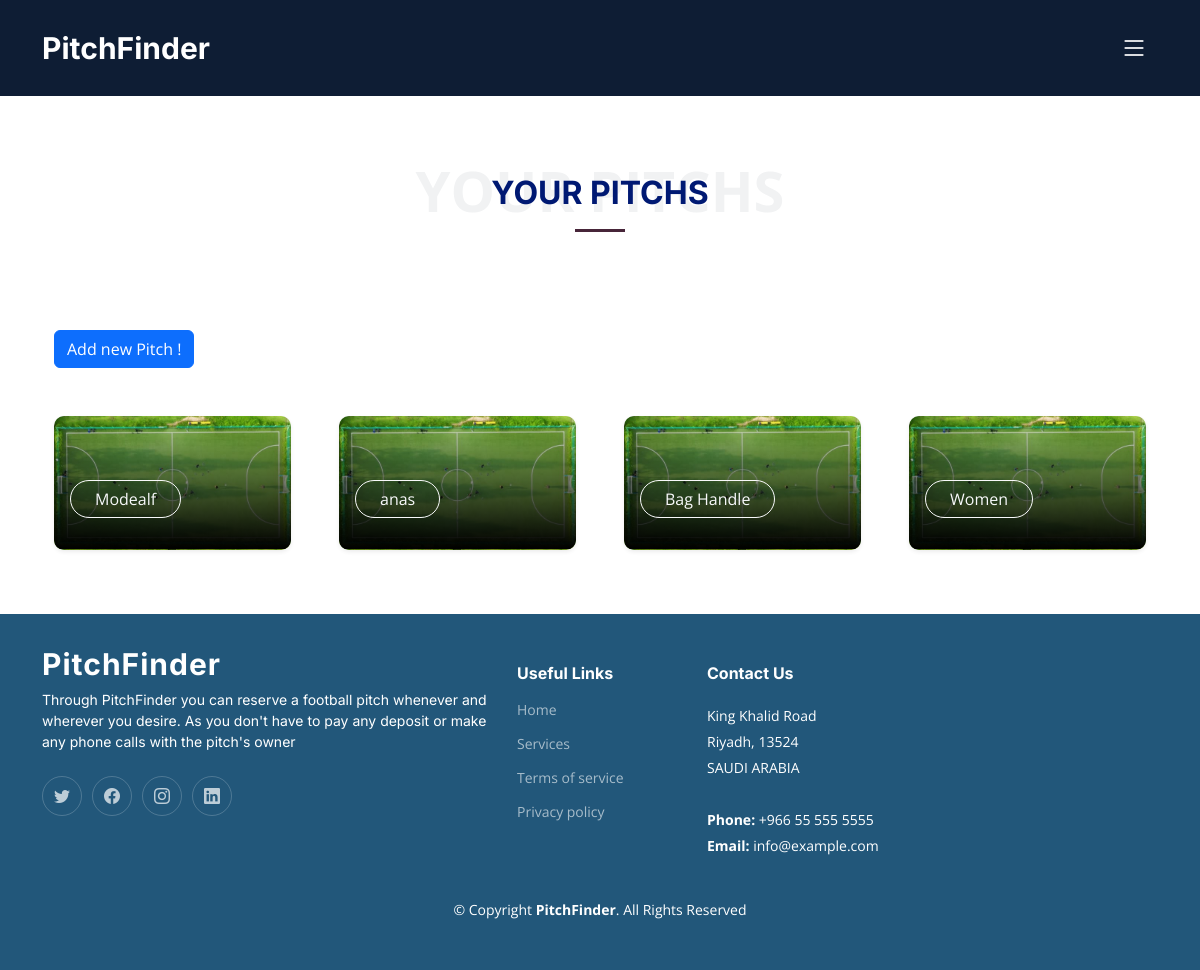
Page /pages/pitch.php (signed in) on the committed database.
### tables this page shows
CREATE TABLE `stadium` (
  `id` int(11) NOT NULL,
  `name` varchar(255) NOT NULL,
  `descreption` varchar(255) NOT NULL,
  `location` varchar(255) NOT NULL,
  `username` varchar(255) NOT NULL
);

### pages/pitch.php (the view, shortened to what this page needs)
<?php
if (isset($_SESSION['login']) == 'done') {
  $username = $_SESSION['email'];
}
$link = mysqli_connect(DBHOST, UNAME, UPWD, DBNAME);
?>
<!DOCTYPE html>
<html lang="en">
<head>
  <link href="../assets/vendor/bootstrap/css/bootstrap.min.css" rel="stylesheet">
  <link href="../assets/vendor/bootstrap-icons/bootstrap-icons.css" rel="stylesheet">
  <link href="../assets/vendor/fontawesome-free/css/all.min.css" rel="stylesheet">
  <link href="../assets/vendor/glightbox/css/glightbox.min.css" rel="stylesheet">
  <link href="../assets/vendor/swiper/swiper-bundle.min.css" rel="stylesheet">
  <link href="../assets/vendor/aos/aos.css" rel="stylesheet">
  <link href="../assets/css/main.css" rel="stylesheet">
  <link href="../assets/css/roro.css" rel="stylesheet">
</head>
<body>
  <header id="header" class="header d-flex align-items-center fixed-top header-cstm">
    <div class="container-fluid container-xl d-flex align-items-center justify-content-between">
      <a href=" ../index.php" class="logo d-flex align-items-center">
        <h1>PitchFinder</h1>
      </a>
      <i class="mobile-nav-toggle mobile-nav-show bi bi-list"></i>
    </div>
  </header>
  <main id="main">
    <div class="container my-5">
      <div class="container">
        <div class="section-header">
          <h2>Your pitchs</h2>
        </div>
        <div class="row justify-content-center">
          <div class="col-lg-12 my-5">
            <button data-bs-toggle="modal" data-bs-target="#new" class="btn btn-primary">Add new Pitch !</button>
          </div>
          <div class="col-lg-12">
            <div class="accordion accordion-flush" id="faqlist">
              <div class="row gx-5 gx-sm-3 gx-lg-5 gy-lg-5 gy-3 pb-3 projects">
                <?php
                $query = "SELECT * FROM stadium WHERE username = '$username' ";
                $result = mysqli_query($link, $query);
                while ($row = mysqli_fetch_array($result)) {
                  echo '<div class="col-xl-3 col-md-4 col-sm-6 project ui branding">
                                    <div data-bs-toggle="modal" data-bs-target="#pitch' . $row['id'] . '" class="service-work card border-0 text-white shadow-sm overflow-hidden mx-5 m-sm-0">
                                        <div class="service">
 <img class="card-img " src="../assets/img/new-header.jpg" alt="Card image cap">
                                        </div>
                                        <div class="service-work-vertical card-img-overlay d-flex align-items-end">
 <div class="service-work-content text-left text-light">
 <span class="btn btn-outline-light rounded-pill mb-lg-3 px-lg-4 light-300">' . $row['name'] . ' </span>
 </div>
                                        </div>
                                    </div>
                                </div>';
                }
                ?>
              </div>
            </div>
          </div>
        </div>
      </div>
    </div>
  </main>
  <footer id="footer" class="footer">
    <div class="container">
      <div class="row gy-4">
        <div class="col-lg-5 col-md-12 footer-info">
          <a href=" ../index.php" class="logo d-flex align-items-center">
            <span>PitchFinder</span>
          </a>
          <p>Through PitchFinder you can reserve a football pitch whenever and wherever you desire. As you don't have to pay any deposit or make any phone calls with the pitch's owner</p>
          <div class="social-links d-flex mt-4">
            <a href="#" class="twitter"><i class="bi bi-twitter"></i></a>
            <a href="#" class="facebook"><i class="bi bi-facebook"></i></a>
            <a href="#" class="instagram"><i class="bi bi-instagram"></i></a>
            <a href="#" class="linkedin"><i class="bi bi-linkedin"></i></a>
          </div>
        </div>
        <div class="col-lg-2 col-6 footer-links">
          <h4>Useful Links</h4>
          <ul>
            <li><a href="#">Home</a></li>
            <li><a href="#">Services</a></li>
            <li><a href="#">Terms of service</a></li>
            <li><a href="#">Privacy policy</a></li>
          </ul>
        </div>
        <div class="col-lg-3 col-md-12 footer-contact text-center text-md-start">
          <h4>Contact Us</h4>
          <p>
            King Khalid Road <br>
            Riyadh, 13524<br>
            SAUDI ARABIA <br><br>
            <strong>Phone:</strong> +966 55 555 5555<br>
            <strong>Email:</strong> info@example.com<br>
          </p>
        </div>
      </div>
    </div>
    <div class="container mt-4">
      <div class="copyright">
        &copy; Copyright <strong><span>PitchFinder</span></strong>. All Rights Reserved
      </div>
    </div>
  </footer>
</body>
</html>

### assets/css/main.css (style rules this page uses)
:root { --font-default: "Open Sans", system-ui, -apple-system, "Segoe UI", Roboto, "Helvetica Neue", Arial, "Noto Sans", "Liberation Sans", sans-serif, "Apple Color Emoji", "Segoe UI Emoji", "Segoe UI Symbol", "Noto Color Emoji"; --font-primary: "Inter", sans-serif; --font-secondary: "Poppins", sans-serif; }
:root { --color-default: #0a0d13; --color-primary: #472539; --color-secondary: #22577A; }
:root { scroll-behavior: smooth; }
body { font-family: var(--font-default); color: var(--color-default); }
a { color: var(--color-primary); text-decoration: none; }
h1, h2, h3, h4, h5, h6 { font-family: var(--font-primary); }
.section-header { text-align: center; padding: 30px 0; position: relative; }
.section-header h2 { font-size: 32px; font-weight: 700; text-transform: uppercase; margin-bottom: 20px; padding-bottom: 0; color: #001973; position: relative; z-index: 2; margin-bottom: 20px; padding-bottom: 20px; position: relative; }
.section-header h2:after { content: ""; position: absolute; display: block; width: 50px; height: 3px; background: var(--color-primary); left: 0; right: 0; bottom: 0; margin: auto; }
.header { transition: all 0.5s; z-index: 997; padding: 30px 0; }
.header .logo h1 { font-size: 30px; margin: 0; font-weight: 700; color: #fff; font-family: var(--font-primary); }
@media (max-width: 1279px) { .mobile-nav-show { color: #fff; font-size: 28px; cursor: pointer; line-height: 0; transition: 0.5s; z-index: 9999; margin-right: 10px; } }
.footer { font-size: 14px; background-color: var(--color-secondary); padding: 50px 0; color: white; }
.footer .footer-info .logo { line-height: 0; margin-bottom: 25px; }
.footer .footer-info .logo span { font-size: 30px; font-weight: 700; letter-spacing: 1px; color: #fff; font-family: var(--font-primary); }
.footer .footer-info p { font-size: 14px; font-family: var(--font-primary); }
.footer .social-links a { display: flex; align-items: center; justify-content: center; width: 40px; height: 40px; border-radius: 50%; border: 1px solid rgba(255, 255, 255, 0.2); font-size: 16px; color: rgba(255, 255, 255, 0.7); margin-right: 10px; transition: 0.3s; }
.footer h4 { font-size: 16px; font-weight: bold; position: relative; padding-bottom: 12px; }
.footer .footer-links { margin-bottom: 30px; }
.footer .footer-links ul { list-style: none; padding: 0; margin: 0; }
.footer .footer-links ul li { padding: 10px 0; display: flex; align-items: center; }
.footer .footer-links ul li:first-child { padding-top: 0; }
.footer .footer-links ul a { color: rgba(255, 255, 255, 0.6); transition: 0.3s; display: inline-block; line-height: 1; }
.footer .footer-contact p { line-height: 26px; }
.footer .copyright { text-align: center; }
.header-cstm { position: relative; background-color: #0E1D34; }

### assets/css/roro.css (style rules this page uses)
.service-work.card { border-radius: 10px !important; cursor: pointer; }
.service-work .service-work-vertical { background: rgb(0, 0, 0); background: linear-gradient( 0deg, rgba(0, 0, 0, 1) 0%, rgba(0, 0, 0, 0) 33.33%, rgba(255, 255, 255, 1) 66.66%, rgba(255, 255, 255, 0) 99.99% ); background-size: 300% 300%; background-position: 0% 100%; transition: 0.5s; }
.card { position: relative; display: -webkit-box; display: -webkit-flex; display: -ms-flexbox; display: flex; -webkit-box-orient: vertical; -webkit-box-direction: normal; -webkit-flex-direction: column; -ms-flex-direction: column; flex-direction: column; min-width: 0; word-wrap: break-word; background-color: #fff; -webkit-background-clip: border-box; background-clip: border-box; border: 0 solid rgba(0, 0, 0, 0.125); -webkit-border-radius: 0.5rem; border-radius: 0.5rem; -webkit-box-shadow: 0 10px 30px 0 rgba(17, 38, 146, 0.05); box-shadow: 0 10px 30px 0 rgba(17, 38, 146, 0.05); }
.card-img-overlay { position: absolute; top: 0; right: 0; bottom: 0; left: 0; padding: 1rem; -webkit-border-radius: 0.5rem; border-radius: 0.5rem; }
.card-img, .card-img-top, .card-img-bottom { width: 100%; }
.card-img, .card-img-top { -webkit-border-top-left-radius: 0.5rem; border-top-left-radius: 0.5rem; -webkit-border-top-right-radius: 0.5rem; border-top-right-radius: 0.5rem; }
.card-img, .card-img-bottom { -webkit-border-bottom-right-radius: 0.5rem; border-bottom-right-radius: 0.5rem; -webkit-border-bottom-left-radius: 0.5rem; border-bottom-left-radius: 0.5rem; }

### rows in the picture
stadium: name "Modealf"
stadium: name "anas"
stadium: name "Bag Handle"
stadium: name "Women"
